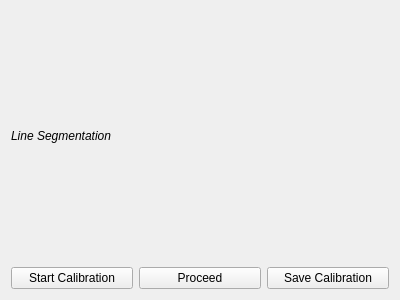
<?xml version="1.0" encoding="UTF-8"?>
<ui version="4.0">
 <class>CLineMatchingConfig</class>
 <widget class="QWidget" name="CLineMatchingConfig">
  <property name="geometry">
   <rect>
    <x>0</x>
    <y>0</y>
    <width>400</width>
    <height>300</height>
   </rect>
  </property>
  <property name="windowTitle">
   <string>Form</string>
  </property>
  <layout class="QVBoxLayout" name="verticalLayout">
   <item>
    <layout class="QHBoxLayout" name="segment_group_label">
     <item>
      <widget class="QLabel" name="label">
       <property name="text">
        <string>&lt;html&gt;&lt;head/&gt;&lt;body&gt;&lt;p&gt;&lt;span style=&quot; font-style:italic;&quot;&gt;Line Segmentation&lt;/span&gt;&lt;/p&gt;&lt;/body&gt;&lt;/html&gt;</string>
       </property>
       <property name="textFormat">
        <enum>Qt::RichText</enum>
       </property>
      </widget>
     </item>
     <item>
      <spacer name="label_spacer">
       <property name="orientation">
        <enum>Qt::Horizontal</enum>
       </property>
       <property name="sizeHint" stdset="0">
        <size>
         <width>40</width>
         <height>20</height>
        </size>
       </property>
      </spacer>
     </item>
    </layout>
   </item>
   <item>
    <layout class="QHBoxLayout" name="button_group">
     <item>
      <widget class="QPushButton" name="start_calib_button">
       <property name="text">
        <string>Start Calibration</string>
       </property>
      </widget>
     </item>
     <item>
      <widget class="QPushButton" name="proceed_calib_button">
       <property name="text">
        <string>Proceed</string>
       </property>
      </widget>
     </item>
     <item>
      <widget class="QPushButton" name="save_calib_button">
       <property name="text">
        <string>Save Calibration</string>
       </property>
      </widget>
     </item>
    </layout>
   </item>
  </layout>
 </widget>
 <resources/>
 <connections/>
</ui>
